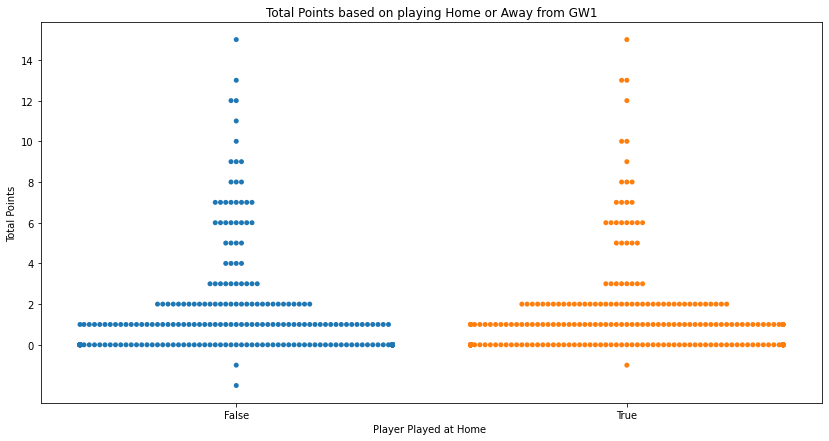

This figure's Python source:
# Import statements
import pandas as pd
import numpy as np
pd.plotting.register_matplotlib_converters()
import matplotlib.pyplot as plt
import seaborn as sns

# Path of the file
gw1_data_filepath = "../input/gw1-data/GW1.csv"

plt.figure(figsize=(14, 7))
plt.title("Total Points based on playing Home or Away from GW1")

# Pandas reads the file
gw1_data = pd.read_csv(gw1_data_filepath)

# Categorical Scatter Plot is defined
sns.swarmplot(x=gw1_data['was_home'], y=gw1_data['total_points'])

plt.ylabel("Total Points")
plt.xlabel("Player Played at Home ")
plt.yticks(np.arange(0, 16, 2))
